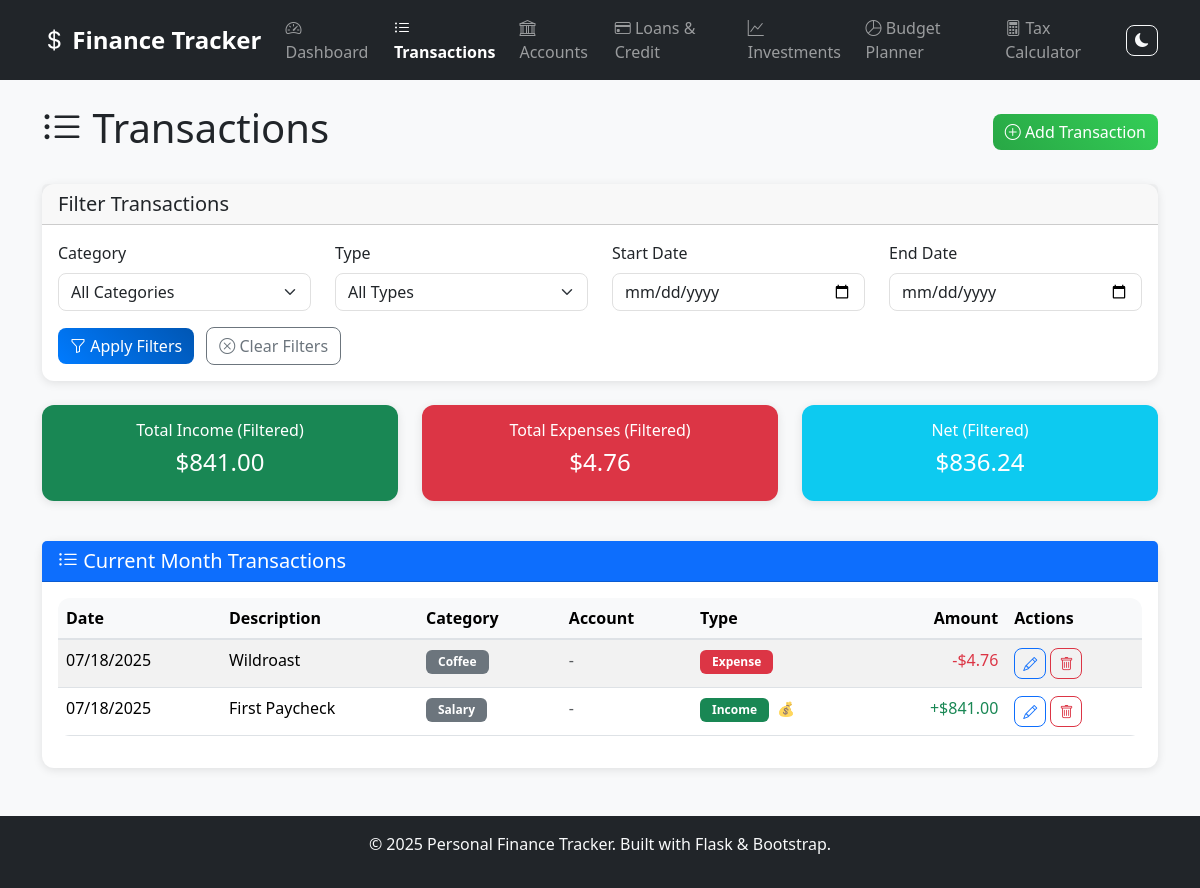
Page /transactions on the earlier database version.
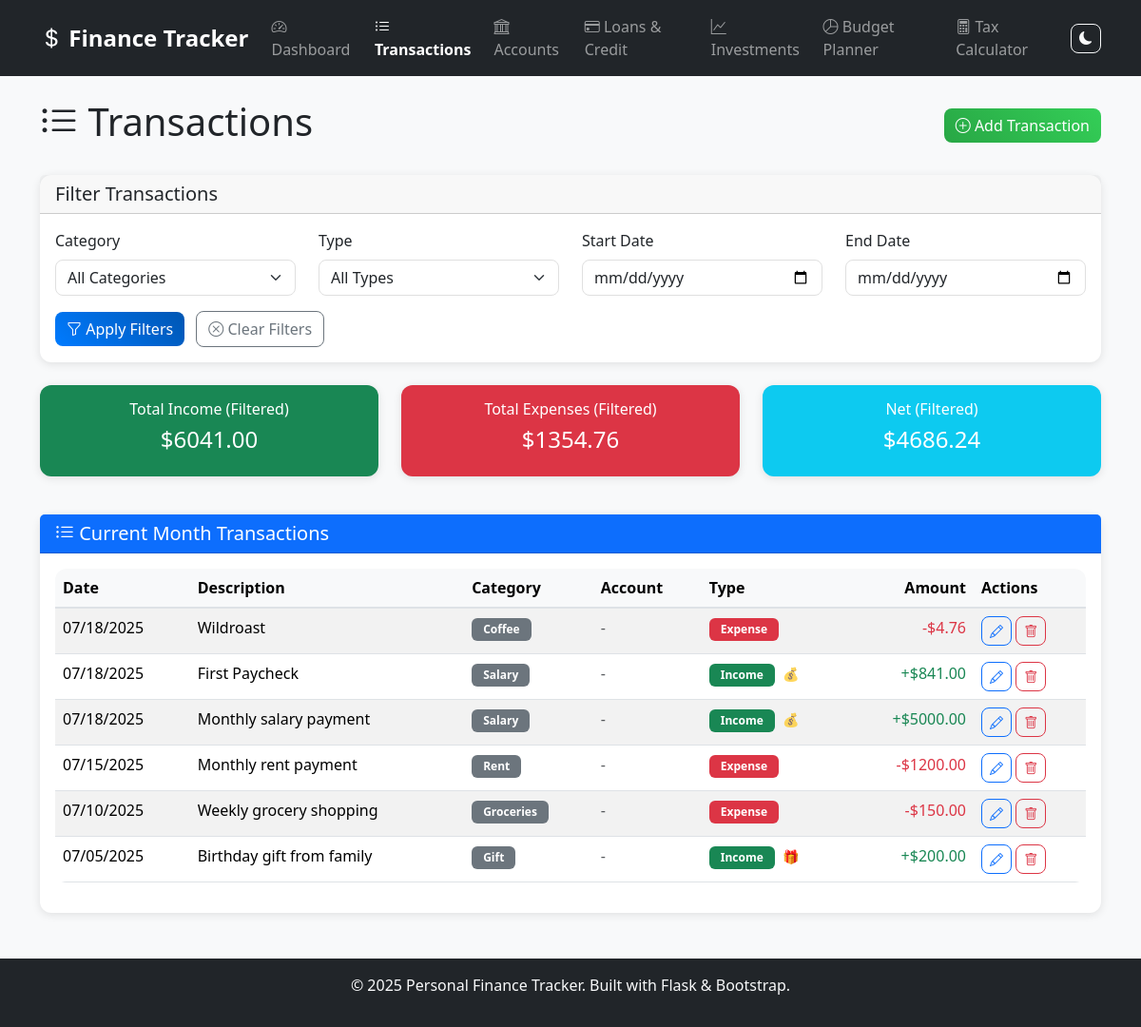
Same page on the later database version.
### models/transaction.py (models this page shows, shortened)
class Transaction(db.Model):
    id = db.Column(db.Integer, primary_key=True)
    amount = db.Column(db.Float, nullable=False)
    date = db.Column(db.Date, nullable=False, default=datetime.utcnow().date())
    category = db.Column(db.String(100), nullable=False)
    description = db.Column(db.Text)
    transaction_type = db.Column(db.String(20), nullable=False)  # 'income' or 'expense'
    is_taxable = db.Column(db.Boolean, nullable=False, default=True)  # Whether income is taxable (gifts, refunds, etc. are not)
    account_id = db.Column(db.Integer, db.ForeignKey('account.id'), nullable=True)  # Made nullable for existing data
    created_at = db.Column(db.DateTime, default=datetime.utcnow)

### app.py (the view, shortened to what this page needs)
@app.route('/transactions')
def transactions():
    category_filter = request.args.get('category', '')
    type_filter = request.args.get('type', '')
    start_date = request.args.get('start_date', '')
    end_date = request.args.get('end_date', '')
    from datetime import datetime, timedelta
    from sqlalchemy import extract, func
    today = datetime.now()
    current_month_start = today.replace(day=1).date()
    next_month = (today.replace(day=1) + timedelta(days=32)).replace(day=1)
    current_month_end = (next_month - timedelta(days=1)).date()
    if start_date or end_date:
        recent_query = Transaction.query
        if start_date:
            filter_start = datetime.strptime(start_date, '%Y-%m-%d').date()
            recent_query = recent_query.filter(Transaction.date >= filter_start)
        if end_date:
            filter_end = datetime.strptime(end_date, '%Y-%m-%d').date()
            recent_query = recent_query.filter(Transaction.date <= filter_end)
        if not start_date and end_date:
            pass
        elif start_date and not end_date:
            pass
    else:
        recent_query = Transaction.query.filter(
            Transaction.date >= current_month_start,
            Transaction.date <= current_month_end
        )
    if category_filter:
        recent_query = recent_query.filter(Transaction.category.ilike(f'%{category_filter}%'))
    if type_filter:
        recent_query = recent_query.filter(Transaction.transaction_type == type_filter)
    recent_transactions = recent_query.order_by(Transaction.date.desc()).all()
    past_transactions_by_month = []
    selected_year = request.args.get('year', type=int)
    selected_month = request.args.get('month', type=int)
    selected_transactions = []
    categories = db.session.query(Transaction.category).distinct().all()
    categories = [cat[0] for cat in categories if cat[0]]
    accounts = Account.query.filter_by(is_active=True).order_by(Account.name).all()
    month_names = [
        'January', 'February', 'March', 'April', 'May', 'June',
        'July', 'August', 'September', 'October', 'November', 'December'
    ]
    return render_template('transactions.html',
                         transactions=recent_transactions,  # Current month recent transactions
                         past_transactions_by_month=past_transactions_by_month,
                         selected_transactions=selected_transactions,
                         selected_year=selected_year,
                         selected_month=selected_month,
                         month_names=month_names,
                         categories=categories,
                         accounts=accounts,
                         current_filters={
                             'category': category_filter,
                             'type': type_filter,
                             'start_date': start_date,
                             'end_date': end_date
                         },
                         date=date)

### templates/transactions.html (shortened to what this page needs)
{% extends "base.html" %}
{% block content %}
<div class="row">
    <div class="col-12">
        <div class="d-flex justify-content-between align-items-center mb-4">
            <h1><i class="bi bi-list-ul"></i> Transactions</h1>
            <button class="btn btn-success" data-bs-toggle="modal" data-bs-target="#addTransactionModal">
                <i class="bi bi-plus-circle"></i> Add Transaction
            </button>
        </div>
    </div>
</div>
<div class="row mb-4">
    <div class="col-12">
        <div class="card">
            <div class="card-header">
                <h5 class="card-title mb-0">Filter Transactions</h5>
            </div>
            <div class="card-body">
                <form method="GET" action="{{ url_for('transactions') }}">
                    <div class="row">
                        <div class="col-md-3 mb-3">
                            <label class="form-label">Category</label>
                            <select class="form-select" name="category">
                                <option value="">All Categories</option>
                            </select>
                        </div>
                        <div class="col-md-3 mb-3">
                            <label class="form-label">Type</label>
                            <select class="form-select" name="type">
                                <option value="">All Types</option>
                            </select>
                        </div>
                        <div class="col-md-3 mb-3">
                            <label class="form-label">Start Date</label>
                            <input type="date" class="form-control" name="start_date" value="{{ current_filters.start_date }}">
                        </div>
                        <div class="col-md-3 mb-3">
                            <label class="form-label">End Date</label>
                            <input type="date" class="form-control" name="end_date" value="{{ current_filters.end_date }}">
                        </div>
                    </div>
                    <div class="row">
                        <div class="col-12">
                            <button type="submit" class="btn btn-primary me-2">
                                <i class="bi bi-funnel"></i> Apply Filters
                            </button>
                            <a href="{{ url_for('transactions') }}" class="btn btn-outline-secondary">
                                <i class="bi bi-x-circle"></i> Clear Filters
                            </a>
                        </div>
                    </div>
                </form>
            </div>
        </div>
    </div>
</div>
{% if transactions %}
<div class="row mb-4">
    <div class="col-md-4 mb-3">
        <div class="card bg-success text-white">
            <div class="card-body text-center">
                <h6>Total Income (Filtered)</h6>
                <h4>${{ "%.2f"|format(transactions|selectattr('transaction_type', 'equalto', 'income')|map(attribute='amount')|sum) }}</h4>
            </div>
        </div>
    </div>
    <div class="col-md-4 mb-3">
        <div class="card bg-danger text-white">
            <div class="card-body text-center">
                <h6>Total Expenses (Filtered)</h6>
                <h4>${{ "%.2f"|format(transactions|selectattr('transaction_type', 'equalto', 'expense')|map(attribute='amount')|sum) }}</h4>
            </div>
        </div>
    </div>
    <div class="col-md-4 mb-3">
        <div class="card bg-info text-white">
            <div class="card-body text-center">
                <h6>Net (Filtered)</h6>
                <h4>${{ "%.2f"|format(transactions|selectattr('transaction_type', 'equalto', 'income')|map(attribute='amount')|sum - transactions|selectattr('transaction_type', 'equalto', 'expense')|map(attribute='amount')|sum) }}</h4>
            </div>
        </div>
    </div>
</div>
{% endif %}
<div class="row">
    <div class="col-12">
        <div class="card">
            <div class="card-header bg-primary text-white">
                <h5 class="card-title mb-0">
                    <i class="bi bi-list-ul"></i>
                    {% if current_filters.start_date or current_filters.end_date or current_filters.category or current_filters.type %}
                        Filtered Transactions
                        {% if current_filters.start_date and current_filters.end_date %}
                            ({{ current_filters.start_date }} to {{ current_filters.end_date }})
                        {% elif current_filters.start_date %}
                            (From {{ current_filters.start_date }})
                        {% elif current_filters.end_date %}
                            (Up to {{ current_filters.end_date }})
                        {% endif %}
                    {% else %}
                        Current Month Transactions
                    {% endif %}
                </h5>
            </div>
            <div class="card-body">
                {% if transactions %}
                    <div class="table-responsive">
                        <table class="table table-striped table-hover">
                            <thead>
                                <tr>
                                    <th>Date</th>
                                    <th>Description</th>
                                    <th>Category</th>
                                    <th>Account</th>
                                    <th>Type</th>
                                    <th class="text-end">Amount</th>
                                    <th>Actions</th>
                                </tr>
                            </thead>
                            <tbody>
                                {% for transaction in transactions %}
                                <tr>
                                    <td>{{ transaction.date.strftime('%m/%d/%Y') }}</td>
                                    <td>{{ transaction.description or '-' }}</td>
                                    <td><span class="badge bg-secondary">{{ transaction.category }}</span></td>
                                    <td>
                                        {% if transaction.account %}
                                            <span class="badge bg-info">{{ transaction.account.name }}</span>
                                        {% else %}
                                            <span class="text-muted">-</span>
                                        {% endif %}
                                    </td>
                                    <td>
                                        <span class="badge {% if transaction.transaction_type == 'income' %}bg-success{% else %}bg-danger{% endif %}">
                                            {{ transaction.transaction_type.title() }}
                                        </span>
                                        {% if transaction.transaction_type == 'income' %}
                                            {% if transaction.is_taxable %}
                                                <small class="text-muted ms-1" title="Taxable income">💰</small>
                                            {% else %}
                                                <small class="text-warning ms-1" title="Non-taxable income (gift, refund, etc.)">🎁</small>
                                            {% endif %}
                                        {% endif %}
                                    </td>
                                    <td class="text-end {% if transaction.transaction_type == 'income' %}text-success{% else %}text-danger{% endif %}">
                                        {% if transaction.transaction_type == 'income' %}+{% else %}-{% endif %}${{ "%.2f"|format(transaction.amount) }}
                                    </td>
                                    <td>
                                        <button class="btn btn-sm btn-outline-primary" data-transaction-id="{{ transaction.id }}" onclick="editTransaction(this.dataset.transactionId)">
                                            <i class="bi bi-pencil"></i>
                                        </button>
                                        <button class="btn btn-sm btn-outline-danger" data-transaction-id="{{ transaction.id }}" onclick="deleteTransaction(this.dataset.transactionId)">
                                            <i class="bi bi-trash"></i>
                                        </button>
                                    </td>
                                </tr>
                                {% endfor %}
                            </tbody>
                        </table>
                    </div>
                {% endif %}
            </div>
        </div>
    </div>
</div>
{% endblock %}

### templates/base.html (shortened to what this page needs)
<!DOCTYPE html>
<html lang="en">
<head>
    <link href="https://cdn.jsdelivr.net/npm/bootstrap@5.3.2/dist/css/bootstrap.min.css" rel="stylesheet">
    <link href="https://cdn.jsdelivr.net/npm/bootstrap-icons@1.11.2/font/bootstrap-icons.css" rel="stylesheet">
    <link rel="stylesheet" href="{{ url_for('static', filename='css/style.css') }}">
</head>
<body>
    <nav class="navbar navbar-expand-lg navbar-dark bg-dark">
        <div class="container">
            <a class="navbar-brand" href="{{ url_for('dashboard') }}">
                <i class="bi bi-currency-dollar"></i> Finance Tracker
            </a>
            <div class="collapse navbar-collapse" id="navbarNav">
                <ul class="navbar-nav me-auto">
                    <li class="nav-item">
                        <a class="nav-link {% if request.endpoint == 'dashboard' %}active{% endif %}"
                           href="{{ url_for('dashboard') }}">
                            <i class="bi bi-speedometer2"></i> Dashboard
                        </a>
                    </li>
                    <li class="nav-item">
                        <a class="nav-link {% if request.endpoint == 'transactions' %}active{% endif %}"
                           href="{{ url_for('transactions') }}">
                            <i class="bi bi-list-ul"></i> Transactions
                        </a>
                    </li>
                    <li class="nav-item">
                        <a class="nav-link {% if request.endpoint == 'accounts' %}active{% endif %}"
                           href="{{ url_for('accounts') }}">
                            <i class="bi bi-bank"></i> Accounts
                        </a>
                    </li>
                    <li class="nav-item">
                        <a class="nav-link {% if request.endpoint == 'loans' %}active{% endif %}"
                           href="{{ url_for('loans') }}">
                            <i class="bi bi-credit-card"></i> Loans & Credit
                        </a>
                    </li>
                    <li class="nav-item">
                        <a class="nav-link {% if request.endpoint == 'investments' %}active{% endif %}"
                           href="{{ url_for('investments') }}">
                            <i class="bi bi-graph-up"></i> Investments
                        </a>
                    </li>
                    <li class="nav-item">
                        <a class="nav-link {% if request.endpoint == 'budget' %}active{% endif %}"
                           href="{{ url_for('budget') }}">
                            <i class="bi bi-pie-chart"></i> Budget Planner
                        </a>
                    </li>
                    <li class="nav-item">
                        <a class="nav-link {% if request.endpoint == 'taxes' %}active{% endif %}"
                           href="{{ url_for('taxes') }}">
                            <i class="bi bi-calculator"></i> Tax Calculator
                        </a>
                    </li>
                </ul>
                <ul class="navbar-nav">
                    <li class="nav-item">
                        <button class="btn btn-outline-light btn-sm" id="darkModeToggle">
                            <i class="bi bi-moon-fill"></i>
                        </button>
                    </li>
                </ul>
            </div>
        </div>
    </nav>
    <main class="container mt-4">
        {% block content %}{% endblock %}
    </main>
    <footer class="bg-dark text-light text-center py-3 mt-5">
        <div class="container">
            <p>&copy; 2025 Personal Finance Tracker. Built with Flask & Bootstrap.</p>
        </div>
    </footer>
</body>
</html>

Differences in the rows shown:
added Transaction: amount "5000.00"
added Transaction: amount "1200.00"
added Transaction: amount "150.00"
added Transaction: amount "200.00"
Other differences:
text no longer shown: "841.00 4.76 836.24"
text now shown: "6041.00 1354.76 4686.24"
